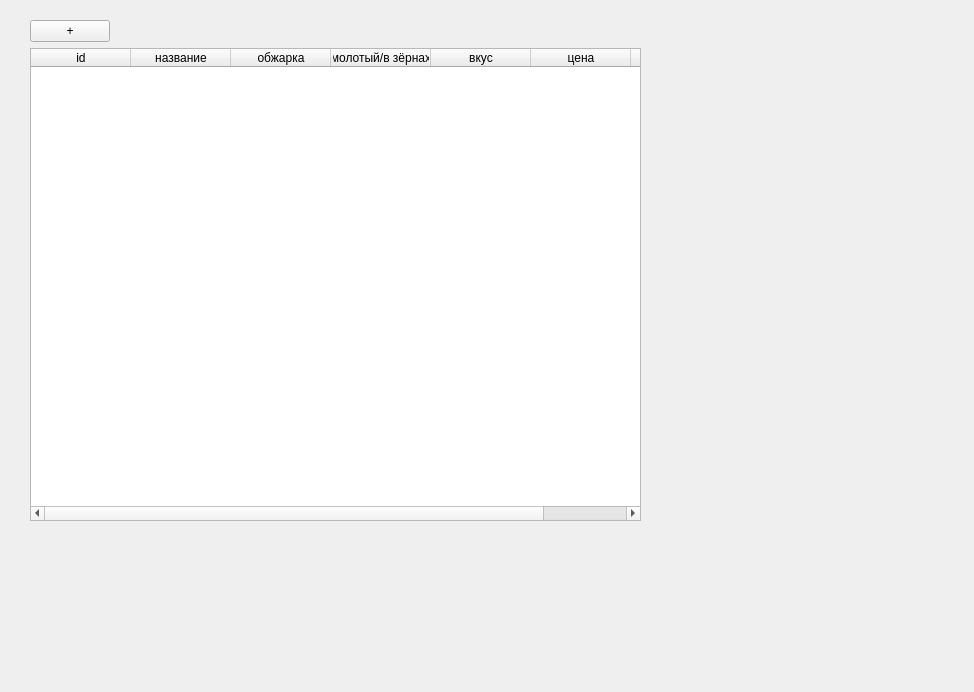
<?xml version="1.0" encoding="UTF-8"?>
<ui version="4.0">
    <class>Form</class>
    <widget class="QWidget" name="Form">
        <property name="geometry">
            <rect>
                <x>0</x>
                <y>0</y>
                <width>974</width>
                <height>692</height>
            </rect>
        </property>
        <property name="windowTitle">
            <string>Form</string>
        </property>
        <widget class="QWidget" name="verticalLayoutWidget">
            <property name="geometry">
                <rect>
                    <x>30</x>
                    <y>20</y>
                    <width>611</width>
                    <height>501</height>
                </rect>
            </property>
            <layout class="QVBoxLayout" name="verticalLayout">
                <item>
                    <layout class="QHBoxLayout" name="horizontalLayout">
                        <item>
                            <widget class="QPushButton" name="pushButton">
                                <property name="text">
                                    <string>+</string>
                                </property>
                            </widget>
                        </item>
                        <item>
                            <spacer name="horizontalSpacer">
                                <property name="orientation">
                                    <enum>Qt::Horizontal</enum>
                                </property>
                                <property name="sizeHint" stdset="0">
                                    <size>
                                        <width>40</width>
                                        <height>20</height>
                                    </size>
                                </property>
                            </spacer>
                        </item>
                    </layout>
                </item>
                <item>
                    <widget class="QTableWidget" name="tableWidget">
                        <column>
                            <property name="text">
                                <string>id</string>
                            </property>
                        </column>
                        <column>
                            <property name="text">
                                <string>название</string>
                            </property>
                        </column>
                        <column>
                            <property name="text">
                                <string>обжарка</string>
                            </property>
                        </column>
                        <column>
                            <property name="text">
                                <string>молотый/в зёрнах</string>
                            </property>
                        </column>
                        <column>
                            <property name="text">
                                <string>вкус</string>
                            </property>
                        </column>
                        <column>
                            <property name="text">
                                <string>цена</string>
                            </property>
                        </column>
                        <column>
                            <property name="text">
                                <string>объём</string>
                            </property>
                        </column>
                    </widget>
                </item>
            </layout>
        </widget>
    </widget>
    <resources/>
    <connections/>
</ui>
